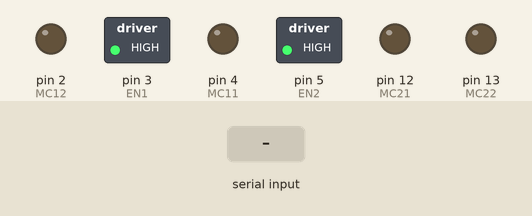
The sketch below on a simulated Arduino Uno, built with avr-gcc and run on an emulated ATmega328P. Shown: switched loads named in the sketch (green lamp = pin HIGH), output pins drawn as LEDs (lit = HIGH). The test bench sets the inputs (shaded band). The modem accepts every AT command (registered, SIM ready, sends succeed) and sends nothing else; what the sketch prints to the serial monitor is not drawn.

Above: at 0.9 s.
1.0 s: "left" received over the second serial link
3.5 s: "right" received over the second serial link
6.0 s: "90,45\n" received over the second serial link
8.4 s: "30,150\n" received over the second serial link
At 9.41 s:
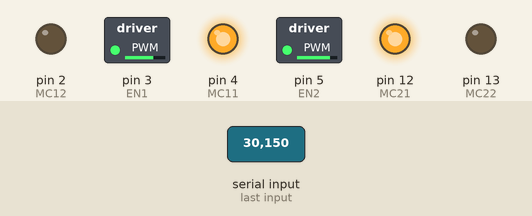
Timing chart, 0 to 11.4 s (numbered marks = the images above; inputs shaded):
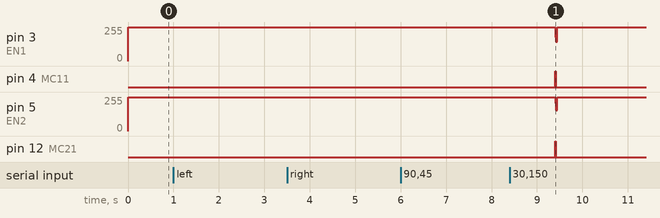

The sketch:

hotCoffeBotv2.ino
```cpp
#include <SoftwareSerial.h>
#include <math.h>
//Piny
#define RX1 8
#define TX1 9
#define TX2 11
#define RX2 10
#define Trig A0
#define Echo A1
#define EN1 3
#define MC11 4
#define MC12 2
#define EN2 5
#define MC21 12
#define MC22 13
//Stałe  globalne
#define moduleDelay 125 // chuj wie w testach wyszło że jest wmiarę równo co 106
#define threshold -50

unsigned long tStart;
int rssi, rssiMAX;
String ssid ;
SoftwareSerial wifi = SoftwareSerial(RX2, TX2);
enum States {
  AVOID,      //Zajmuje się unikaniem przeszkód
  SEEK,       //Decyduje dokąd jechać
  REST,       //Osiągnął cel
  WAITING     //Jedzie i czeka na odbiór rssi
};

States robot_state;
bool compare(const String &big, const int &s, const String &small) {
  for (int i = 0; i < small.length() ; ++i ) {
    if (big[i + s] != small[i]) return false;
  }
  return true;
}
int fis(String in, String target, int i = 0) {
  for (; i < in.length() - target.length(); ++i) {
    if (compare(in, i, target)) {
      return i;
    }
  }
  return -1;
}

void requestRSSI() {
  wifi.println("AT+CWJAP?");
  tStart = millis();
  while (wifi.available() > 0) { //BP To moze powodować wiele problemów
    wifi.read();
  }
}
int recivedRSSI() { //TD dodać opcje na wyświetlanie jaki problem jest
  String buff;
  int start = 0;
  while (wifi.available() == 0) {}
  buff = wifi.readString();
  for (int i = 0; i < 3 ; ++i) start = fis(buff, ",", start + 1);
  String out = buff.substring(start + 1);
  return out.toInt();
}


void forward(String motor, int rate) {
  if (motor == "left")
  {
    digitalWrite(EN1, LOW);
    digitalWrite(MC11, HIGH);
    digitalWrite(MC12, LOW);
    analogWrite(EN1, rate);
  }
  else if (motor == "right")
  {
    digitalWrite(EN2, LOW);
    digitalWrite(MC21, HIGH);
    digitalWrite(MC22, LOW);
    analogWrite(EN2, rate);
  }
}
void backward(String motor, int rate) {
  if (motor == "left")
  {
    digitalWrite(EN1, LOW);
    digitalWrite(MC11, LOW);
    digitalWrite(MC12, HIGH);
    analogWrite(EN1, rate);
  }
  else if (motor == "right")
  {
    digitalWrite(EN2, LOW);
    digitalWrite(MC21, LOW);
    digitalWrite(MC22, HIGH);
    analogWrite(EN2, rate);
  }
}
void breaking(String motor) {
  if (motor == "left")
  {
    digitalWrite(EN1, LOW);
    digitalWrite(MC11, LOW);
    digitalWrite(MC12, LOW);
    digitalWrite(EN1, HIGH);
  }
  else if (motor == "right")
  {
    digitalWrite(EN2, LOW);
    digitalWrite(MC21, LOW);
    digitalWrite(MC22, LOW);
    digitalWrite(EN2, HIGH);
  }
}
void rotateByAngle(double angle){
  int onTime;
  if(angle>0){
    onTime = (angle / 80.0)*1000;
    backward("right",200);
    delay(onTime);
    breaking("right");
  }else{
    onTime = -1 * (angle / 87.0)*1000;
    backward("left",200);
    delay(onTime);
    breaking("left");
  }
}
void motorStop() {
  breaking("left");
  breaking("right");
}
void goF() {
  forward("left", 180); //to powinno sprawić że nie będzie boksował w miejscu
  forward("right", 210);// Przy tak niskiej prędkości lubi stać w miejscu
  delay(10); //delay i prędkości do góry do zmiany
  forward("left", 145); // Im niższa prędkość tym lepiej dla nas wifi moażemy próbkować tylko co ok 110 sec.
  forward("right", 155);
}
long duration;
int distance;
int measureDist() {
  digitalWrite(Trig, LOW);
  delayMicroseconds(2);
  digitalWrite(Trig, HIGH);
  delayMicroseconds(10);
  digitalWrite(Trig, LOW);
  duration = pulseIn(Echo, HIGH);
  distance = duration * 0.034 / 2;
  return distance;
}
void wifiSetup() {
  String response;
  wifi.begin(9600);
  delay(100);
  wifi.println("AT+RST");
  while (wifi.available() == 0) {}
  while (wifi.available() > 0) response = wifi.readString();
  Serial.print("ESP response" + response);
  requestRSSI();
  while (recivedRSSI() == 0) {
    requestRSSI();  //czekam aż wifi zacznie wypluwać wyniki
    Serial.print(".");
  }
  Serial.println("ESP setup done");
}

void setup() {
  pinMode(EN1, OUTPUT);
  pinMode(EN2, OUTPUT);
  pinMode(MC11, OUTPUT);
  pinMode(MC12, OUTPUT);
  pinMode(MC21, OUTPUT);
  pinMode(MC22, OUTPUT);
  pinMode(Trig, OUTPUT);
  pinMode(Echo, INPUT);
  pinMode(RX1, INPUT);
  pinMode(TX1, OUTPUT);
  pinMode(RX2, INPUT);
  pinMode(TX2, OUTPUT);
  Serial.begin(9600);
  Serial.println("initializing");
  motorStop();
  wifiSetup();
  requestRSSI();
  rssiMAX = recivedRSSI();
  rssi = rssiMAX;
  robot_state = SEEK;
  goF();
}
//Trzeba przśpie
void loop() {
  switch (robot_state) {
    case REST:
      motorStop();
      Serial.println("REST");
      break;
    case AVOID:
      Serial.println("AVOID");
      rotateByAngle(90); //omijam przeszkodę
      goF();
      delay(2000);
      requestRSSI();//RSSI startowe
      motorStop();
      rotateByAngle(-90);//wracam do oryginalnej orientacji
      while (tStart + moduleDelay > millis()) {}//czekam na odpowiedź modułu
      rssiMAX = recivedRSSI();//przyjmuje jako nowego maxa obecną wartość RSSI
      if(rssiMAX>=threshold){
        robot_state=REST;
        break;
      }
      goF();//Przygotowuje się do wejścia w stan waiting
      requestRSSI();
      robot_state = WAITING;
      break;
    case SEEK:
      Serial.println("SEEK");
      if (rssi >= threshold) { //jeżeli cel osiągnięty
        robot_state = REST;
        break;
      }
      Serial.println("rssiMax: " + String(rssiMAX) + " rssi: " + String(rssi));
      if (rssi + 2 > rssiMAX) { //jeżeli rssi ~> rssi MAX TD jeżeli ktoś ma lepszy pomysł na ignorowanie zakłóceń to pisać
        rssiMAX = max(rssi, rssiMAX);//Jeżeli wartość rzeczywiście większa to przyjmuje ją jako nowego maxa
        requestRSSI();
        Serial.println("Decision: go straight");
        robot_state = WAITING;//Jade dalej w tym samym kierunku
      } else {
        Serial.println("Decision: turn");
        requestRSSI();//Jeżeli wartość naprawde zmalała to zmieniam kireunek
        motorStop();
        rotateByAngle(90);
        while (tStart + moduleDelay > millis()) {}//czekam na nowego maxa
        rssiMAX = recivedRSSI();
        goF();
        requestRSSI();
        robot_state = WAITING;
      }
    case WAITING:
      Serial.println("WAITING");
      if (tStart + moduleDelay >= millis()) { //Jeżeli otrzymałem nowe RSSI to wchodze w tryb SEEK
        rssi = recivedRSSI();
        if (rssi == 0) {
          Serial.println("Bad rssi");
        }
        robot_state = SEEK;
      }
      Serial.println("Distance :" + String(measureDist()));
      if (distance < 10) { //W przeciwnym wypadku sprawdzam kolizję
        motorStop();
        robot_state = AVOID; //Jeżeli jest kolizja wchodze w stan AVOID

      }
      break;
  }

}
```

Measured:
- after the input at 1.0 s, every drawn part: stays the same
- after the input at 3.5 s, every drawn part: stays the same
- after the input at 6.0 s, every drawn part: stays the same
- after the input at 8.4 s, pin 3 (EN1): 255/255 → 180/255 after 1.0 s, → 145/255 0.01 s later, → 254/255 0.04 s later, → 255/255 0.04 s later; pin 4 (MC11), pin 12 (MC21): LOW → HIGH after 1.0 s, → LOW 0.01 s later; pin 5 (EN2): 255/255 → 210/255 after 1.0 s, → 155/255 0.01 s later, → 254/255 0.04 s later, → 255/255 0.04 s later
